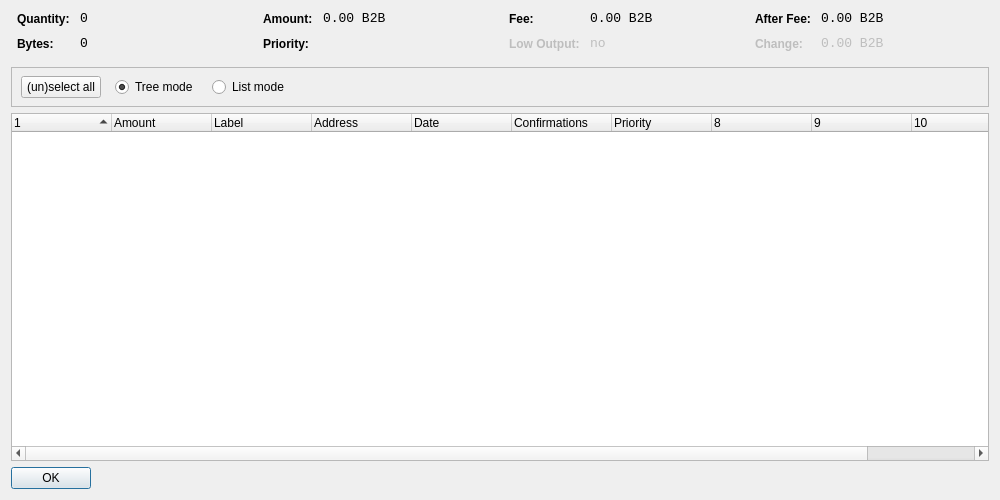
<?xml version="1.0" encoding="UTF-8"?>
<ui version="4.0">
 <class>CoinControlDialog</class>
 <widget class="QDialog" name="CoinControlDialog">
  <property name="geometry">
   <rect>
    <x>0</x>
    <y>0</y>
    <width>1000</width>
    <height>500</height>
   </rect>
  </property>
  <property name="windowTitle">
   <string>Coin Control</string>
  </property>
  <layout class="QVBoxLayout" name="verticalLayout">
   <item>
    <layout class="QHBoxLayout" name="horizontalLayoutTop" stretch="0,0,0,0">
     <property name="topMargin">
      <number>0</number>
     </property>
     <property name="bottomMargin">
      <number>10</number>
     </property>
     <item>
      <layout class="QFormLayout" name="formLayoutCoinControl1">
       <property name="horizontalSpacing">
        <number>10</number>
       </property>
       <property name="verticalSpacing">
        <number>10</number>
       </property>
       <property name="leftMargin">
        <number>6</number>
       </property>
       <property name="rightMargin">
        <number>6</number>
       </property>
       <item row="0" column="0">
        <widget class="QLabel" name="labelCoinControlQuantityText">
         <property name="styleSheet">
          <string notr="true">font-weight:bold;</string>
         </property>
         <property name="text">
          <string>Quantity:</string>
         </property>
        </widget>
       </item>
       <item row="0" column="1">
        <widget class="QLabel" name="labelCoinControlQuantity">
         <property name="font">
          <font>
           <family>Monospace</family>
           <pointsize>10</pointsize>
          </font>
         </property>
         <property name="cursor">
          <cursorShape>IBeamCursor</cursorShape>
         </property>
         <property name="contextMenuPolicy">
          <enum>Qt::ActionsContextMenu</enum>
         </property>
         <property name="text">
          <string>0</string>
         </property>
         <property name="textInteractionFlags">
          <set>Qt::LinksAccessibleByMouse|Qt::TextSelectableByKeyboard|Qt::TextSelectableByMouse</set>
         </property>
        </widget>
       </item>
       <item row="1" column="0">
        <widget class="QLabel" name="labelCoinControlBytesText">
         <property name="styleSheet">
          <string notr="true">font-weight:bold;</string>
         </property>
         <property name="text">
          <string>Bytes:</string>
         </property>
        </widget>
       </item>
       <item row="1" column="1">
        <widget class="QLabel" name="labelCoinControlBytes">
         <property name="font">
          <font>
           <family>Monospace</family>
           <pointsize>10</pointsize>
          </font>
         </property>
         <property name="cursor">
          <cursorShape>IBeamCursor</cursorShape>
         </property>
         <property name="contextMenuPolicy">
          <enum>Qt::ActionsContextMenu</enum>
         </property>
         <property name="text">
          <string>0</string>
         </property>
         <property name="textInteractionFlags">
          <set>Qt::LinksAccessibleByMouse|Qt::TextSelectableByKeyboard|Qt::TextSelectableByMouse</set>
         </property>
        </widget>
       </item>
      </layout>
     </item>
     <item>
      <layout class="QFormLayout" name="formLayoutCoinControl2">
       <property name="horizontalSpacing">
        <number>10</number>
       </property>
       <property name="verticalSpacing">
        <number>10</number>
       </property>
       <property name="leftMargin">
        <number>6</number>
       </property>
       <property name="rightMargin">
        <number>6</number>
       </property>
       <item row="0" column="0">
        <widget class="QLabel" name="labelCoinControlAmountText">
         <property name="styleSheet">
          <string notr="true">font-weight:bold;</string>
         </property>
         <property name="text">
          <string>Amount:</string>
         </property>
        </widget>
       </item>
       <item row="0" column="1">
        <widget class="QLabel" name="labelCoinControlAmount">
         <property name="font">
          <font>
           <family>Monospace</family>
           <pointsize>10</pointsize>
          </font>
         </property>
         <property name="cursor">
          <cursorShape>IBeamCursor</cursorShape>
         </property>
         <property name="contextMenuPolicy">
          <enum>Qt::ActionsContextMenu</enum>
         </property>
         <property name="text">
          <string>0.00 B2B</string>
         </property>
         <property name="textInteractionFlags">
          <set>Qt::LinksAccessibleByMouse|Qt::TextSelectableByKeyboard|Qt::TextSelectableByMouse</set>
         </property>
        </widget>
       </item>
       <item row="1" column="0">
        <widget class="QLabel" name="labelCoinControlPriorityText">
         <property name="styleSheet">
          <string notr="true">font-weight:bold;</string>
         </property>
         <property name="text">
          <string>Priority:</string>
         </property>
        </widget>
       </item>
       <item row="1" column="1">
        <widget class="QLabel" name="labelCoinControlPriority">
         <property name="font">
          <font>
           <family>Monospace</family>
           <pointsize>10</pointsize>
          </font>
         </property>
         <property name="cursor">
          <cursorShape>IBeamCursor</cursorShape>
         </property>
         <property name="contextMenuPolicy">
          <enum>Qt::ActionsContextMenu</enum>
         </property>
         <property name="text">
          <string/>
         </property>
         <property name="textInteractionFlags">
          <set>Qt::LinksAccessibleByMouse|Qt::TextSelectableByKeyboard|Qt::TextSelectableByMouse</set>
         </property>
        </widget>
       </item>
      </layout>
     </item>
     <item>
      <layout class="QFormLayout" name="formLayoutCoinControl3">
       <property name="horizontalSpacing">
        <number>10</number>
       </property>
       <property name="verticalSpacing">
        <number>10</number>
       </property>
       <property name="leftMargin">
        <number>6</number>
       </property>
       <property name="rightMargin">
        <number>6</number>
       </property>
       <item row="0" column="0">
        <widget class="QLabel" name="labelCoinControlFeeText">
         <property name="styleSheet">
          <string notr="true">font-weight:bold;</string>
         </property>
         <property name="text">
          <string>Fee:</string>
         </property>
        </widget>
       </item>
       <item row="0" column="1">
        <widget class="QLabel" name="labelCoinControlFee">
         <property name="font">
          <font>
           <family>Monospace</family>
           <pointsize>10</pointsize>
          </font>
         </property>
         <property name="cursor">
          <cursorShape>IBeamCursor</cursorShape>
         </property>
         <property name="contextMenuPolicy">
          <enum>Qt::ActionsContextMenu</enum>
         </property>
         <property name="text">
          <string>0.00 B2B</string>
         </property>
         <property name="textInteractionFlags">
          <set>Qt::LinksAccessibleByMouse|Qt::TextSelectableByKeyboard|Qt::TextSelectableByMouse</set>
         </property>
        </widget>
       </item>
       <item row="1" column="0">
        <widget class="QLabel" name="labelCoinControlLowOutputText">
         <property name="enabled">
          <bool>false</bool>
         </property>
         <property name="styleSheet">
          <string notr="true">font-weight:bold;</string>
         </property>
         <property name="text">
          <string>Low Output:</string>
         </property>
        </widget>
       </item>
       <item row="1" column="1">
        <widget class="QLabel" name="labelCoinControlLowOutput">
         <property name="enabled">
          <bool>false</bool>
         </property>
         <property name="font">
          <font>
           <family>Monospace</family>
           <pointsize>10</pointsize>
          </font>
         </property>
         <property name="cursor">
          <cursorShape>IBeamCursor</cursorShape>
         </property>
         <property name="contextMenuPolicy">
          <enum>Qt::ActionsContextMenu</enum>
         </property>
         <property name="text">
          <string>no</string>
         </property>
         <property name="textInteractionFlags">
          <set>Qt::LinksAccessibleByMouse|Qt::TextSelectableByKeyboard|Qt::TextSelectableByMouse</set>
         </property>
        </widget>
       </item>
      </layout>
     </item>
     <item>
      <layout class="QFormLayout" name="formLayoutCoinControl4">
       <property name="horizontalSpacing">
        <number>10</number>
       </property>
       <property name="verticalSpacing">
        <number>10</number>
       </property>
       <property name="leftMargin">
        <number>6</number>
       </property>
       <property name="rightMargin">
        <number>6</number>
       </property>
       <item row="0" column="0">
        <widget class="QLabel" name="labelCoinControlAfterFeeText">
         <property name="styleSheet">
          <string notr="true">font-weight:bold;</string>
         </property>
         <property name="text">
          <string>After Fee:</string>
         </property>
        </widget>
       </item>
       <item row="0" column="1">
        <widget class="QLabel" name="labelCoinControlAfterFee">
         <property name="font">
          <font>
           <family>Monospace</family>
           <pointsize>10</pointsize>
          </font>
         </property>
         <property name="cursor">
          <cursorShape>IBeamCursor</cursorShape>
         </property>
         <property name="contextMenuPolicy">
          <enum>Qt::ActionsContextMenu</enum>
         </property>
         <property name="text">
          <string>0.00 B2B</string>
         </property>
         <property name="textInteractionFlags">
          <set>Qt::LinksAccessibleByMouse|Qt::TextSelectableByKeyboard|Qt::TextSelectableByMouse</set>
         </property>
        </widget>
       </item>
       <item row="1" column="0">
        <widget class="QLabel" name="labelCoinControlChangeText">
         <property name="enabled">
          <bool>false</bool>
         </property>
         <property name="styleSheet">
          <string notr="true">font-weight:bold;</string>
         </property>
         <property name="text">
          <string>Change:</string>
         </property>
        </widget>
       </item>
       <item row="1" column="1">
        <widget class="QLabel" name="labelCoinControlChange">
         <property name="enabled">
          <bool>false</bool>
         </property>
         <property name="font">
          <font>
           <family>Monospace</family>
           <pointsize>10</pointsize>
          </font>
         </property>
         <property name="cursor">
          <cursorShape>IBeamCursor</cursorShape>
         </property>
         <property name="contextMenuPolicy">
          <enum>Qt::ActionsContextMenu</enum>
         </property>
         <property name="text">
          <string>0.00 B2B</string>
         </property>
         <property name="textInteractionFlags">
          <set>Qt::LinksAccessibleByMouse|Qt::TextSelectableByKeyboard|Qt::TextSelectableByMouse</set>
         </property>
        </widget>
       </item>
      </layout>
     </item>
    </layout>
   </item>
   <item>
    <widget class="QFrame" name="frame">
     <property name="minimumSize">
      <size>
       <width>0</width>
       <height>40</height>
      </size>
     </property>
     <property name="frameShape">
      <enum>QFrame::StyledPanel</enum>
     </property>
     <property name="frameShadow">
      <enum>QFrame::Sunken</enum>
     </property>
     <widget class="QWidget" name="horizontalLayoutWidget">
      <property name="geometry">
       <rect>
        <x>10</x>
        <y>0</y>
        <width>781</width>
        <height>41</height>
       </rect>
      </property>
      <layout class="QHBoxLayout" name="horizontalLayoutPanel" stretch="0,0,0,0,0">
       <property name="spacing">
        <number>14</number>
       </property>
       <item>
        <widget class="QPushButton" name="pushButtonSelectAll">
         <property name="sizePolicy">
          <sizepolicy hsizetype="Maximum" vsizetype="Fixed">
           <horstretch>0</horstretch>
           <verstretch>0</verstretch>
          </sizepolicy>
         </property>
         <property name="text">
          <string>(un)select all</string>
         </property>
        </widget>
       </item>
       <item>
        <widget class="QRadioButton" name="radioTreeMode">
         <property name="sizePolicy">
          <sizepolicy hsizetype="Maximum" vsizetype="Fixed">
           <horstretch>0</horstretch>
           <verstretch>0</verstretch>
          </sizepolicy>
         </property>
         <property name="text">
          <string>Tree mode</string>
         </property>
         <property name="checked">
          <bool>true</bool>
         </property>
        </widget>
       </item>
       <item>
        <widget class="QRadioButton" name="radioListMode">
         <property name="sizePolicy">
          <sizepolicy hsizetype="Maximum" vsizetype="Fixed">
           <horstretch>0</horstretch>
           <verstretch>0</verstretch>
          </sizepolicy>
         </property>
         <property name="text">
          <string>List mode</string>
         </property>
        </widget>
       </item>
       <item>
        <spacer name="horizontalSpacer">
         <property name="orientation">
          <enum>Qt::Horizontal</enum>
         </property>
         <property name="sizeHint" stdset="0">
          <size>
           <width>40</width>
           <height>20</height>
          </size>
         </property>
        </spacer>
       </item>
      </layout>
     </widget>
    </widget>
   </item>
   <item>
    <widget class="CoinControlTreeWidget" name="treeWidget">
     <property name="contextMenuPolicy">
      <enum>Qt::CustomContextMenu</enum>
     </property>
     <property name="sortingEnabled">
      <bool>false</bool>
     </property>
     <property name="columnCount">
      <number>11</number>
     </property>
     <attribute name="headerShowSortIndicator" stdset="0">
      <bool>true</bool>
     </attribute>
     <attribute name="headerStretchLastSection">
      <bool>false</bool>
     </attribute>
     <column>
      <property name="text">
       <string/>
      </property>
     </column>
     <column>
      <property name="text">
       <string>Amount</string>
      </property>
     </column>
     <column>
      <property name="text">
       <string>Label</string>
      </property>
     </column>
     <column>
      <property name="text">
       <string>Address</string>
      </property>
     </column>
     <column>
      <property name="text">
       <string>Date</string>
      </property>
     </column>
     <column>
      <property name="text">
       <string>Confirmations</string>
      </property>
      <property name="toolTip">
       <string>Confirmed</string>
      </property>
     </column>
     <column>
      <property name="text">
       <string>Priority</string>
      </property>
     </column>
     <column>
      <property name="text">
       <string/>
      </property>
     </column>
     <column>
      <property name="text">
       <string/>
      </property>
     </column>
     <column>
      <property name="text">
       <string/>
      </property>
     </column>
     <column>
      <property name="text">
       <string/>
      </property>
     </column>
    </widget>
   </item>
   <item>
    <widget class="QDialogButtonBox" name="buttonBox">
     <property name="sizePolicy">
      <sizepolicy hsizetype="Maximum" vsizetype="Fixed">
       <horstretch>0</horstretch>
       <verstretch>0</verstretch>
      </sizepolicy>
     </property>
     <property name="orientation">
      <enum>Qt::Horizontal</enum>
     </property>
     <property name="standardButtons">
      <set>QDialogButtonBox::Ok</set>
     </property>
    </widget>
   </item>
  </layout>
 </widget>
 <customwidgets>
  <customwidget>
   <class>CoinControlTreeWidget</class>
   <extends>QTreeWidget</extends>
   <header>coincontroltreewidget.h</header>
  </customwidget>
 </customwidgets>
 <resources/>
 <connections/>
</ui>
